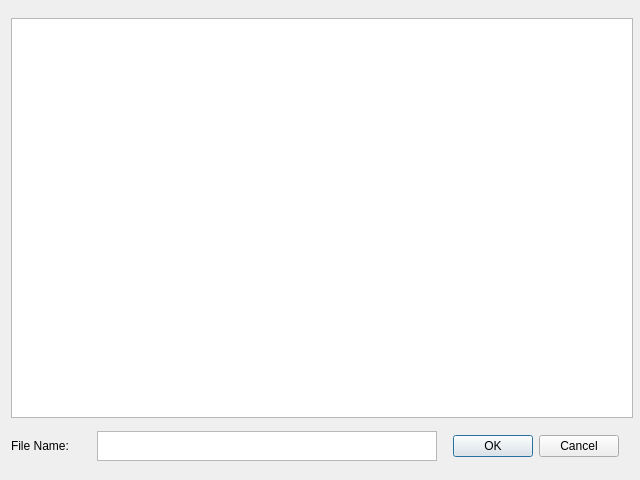
<?xml version="1.0" encoding="UTF-8"?>
<ui version="4.0">
 <class>ExportDialog</class>
 <widget class="QWidget" name="ExportDialog">
  <property name="geometry">
   <rect>
    <x>0</x>
    <y>0</y>
    <width>640</width>
    <height>480</height>
   </rect>
  </property>
  <property name="sizePolicy">
   <sizepolicy hsizetype="Fixed" vsizetype="Fixed">
    <horstretch>0</horstretch>
    <verstretch>0</verstretch>
   </sizepolicy>
  </property>
  <property name="minimumSize">
   <size>
    <width>640</width>
    <height>480</height>
   </size>
  </property>
  <property name="windowTitle">
   <string>Export</string>
  </property>
  <layout class="QVBoxLayout" name="verticalLayout_2">
   <item>
    <widget class="QTreeView" name="treeView">
     <property name="sizePolicy">
      <sizepolicy hsizetype="Fixed" vsizetype="Fixed">
       <horstretch>0</horstretch>
       <verstretch>0</verstretch>
      </sizepolicy>
     </property>
     <property name="minimumSize">
      <size>
       <width>622</width>
       <height>400</height>
      </size>
     </property>
     <property name="maximumSize">
      <size>
       <width>16777215</width>
       <height>400</height>
      </size>
     </property>
    </widget>
   </item>
   <item>
    <layout class="QHBoxLayout" name="horizontalLayout">
     <item>
      <widget class="QLabel" name="label">
       <property name="sizePolicy">
        <sizepolicy hsizetype="Minimum" vsizetype="Minimum">
         <horstretch>0</horstretch>
         <verstretch>0</verstretch>
        </sizepolicy>
       </property>
       <property name="minimumSize">
        <size>
         <width>80</width>
         <height>30</height>
        </size>
       </property>
       <property name="maximumSize">
        <size>
         <width>80</width>
         <height>30</height>
        </size>
       </property>
       <property name="text">
        <string>File Name: </string>
       </property>
      </widget>
     </item>
     <item>
      <widget class="QPlainTextEdit" name="plainTextEdit">
       <property name="sizePolicy">
        <sizepolicy hsizetype="Fixed" vsizetype="Fixed">
         <horstretch>0</horstretch>
         <verstretch>0</verstretch>
        </sizepolicy>
       </property>
       <property name="minimumSize">
        <size>
         <width>340</width>
         <height>30</height>
        </size>
       </property>
       <property name="maximumSize">
        <size>
         <width>10</width>
         <height>30</height>
        </size>
       </property>
      </widget>
     </item>
     <item>
      <widget class="QDialogButtonBox" name="buttonBox">
       <property name="minimumSize">
        <size>
         <width>100</width>
         <height>30</height>
        </size>
       </property>
       <property name="maximumSize">
        <size>
         <width>200</width>
         <height>30</height>
        </size>
       </property>
       <property name="standardButtons">
        <set>QDialogButtonBox::Cancel|QDialogButtonBox::Ok</set>
       </property>
       <property name="centerButtons">
        <bool>true</bool>
       </property>
      </widget>
     </item>
    </layout>
   </item>
  </layout>
 </widget>
 <resources/>
 <connections/>
</ui>
